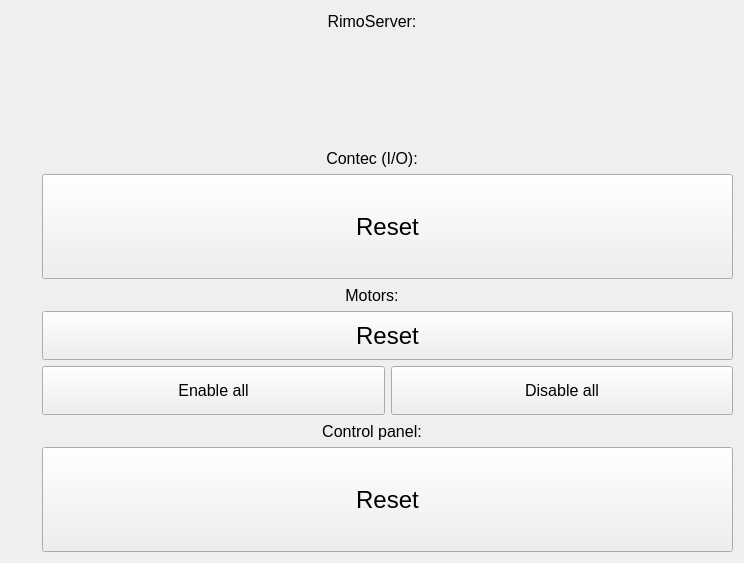
<?xml version="1.0" encoding="UTF-8"?>
<ui version="4.0">
 <class>ResetControls</class>
 <widget class="QWidget" name="ResetControls">
  <property name="geometry">
   <rect>
    <x>0</x>
    <y>0</y>
    <width>744</width>
    <height>563</height>
   </rect>
  </property>
  <property name="windowTitle">
   <string>Form</string>
  </property>
  <layout class="QVBoxLayout" name="verticalLayout">
   <item>
    <widget class="QLabel" name="label_3">
     <property name="sizePolicy">
      <sizepolicy hsizetype="Preferred" vsizetype="Fixed">
       <horstretch>0</horstretch>
       <verstretch>0</verstretch>
      </sizepolicy>
     </property>
     <property name="minimumSize">
      <size>
       <width>0</width>
       <height>20</height>
      </size>
     </property>
     <property name="font">
      <font>
       <pointsize>12</pointsize>
      </font>
     </property>
     <property name="text">
      <string>RimoServer:</string>
     </property>
     <property name="alignment">
      <set>Qt::AlignCenter</set>
     </property>
    </widget>
   </item>
   <item>
    <layout class="QHBoxLayout" name="horizontalLayout">
     <item>
      <widget class="LedIndicator" name="ledServer" native="true">
       <property name="sizePolicy">
        <sizepolicy hsizetype="Fixed" vsizetype="Preferred">
         <horstretch>0</horstretch>
         <verstretch>0</verstretch>
        </sizepolicy>
       </property>
       <property name="minimumSize">
        <size>
         <width>25</width>
         <height>0</height>
        </size>
       </property>
      </widget>
     </item>
    </layout>
   </item>
   <item>
    <widget class="QLabel" name="label_2">
     <property name="sizePolicy">
      <sizepolicy hsizetype="Preferred" vsizetype="Fixed">
       <horstretch>0</horstretch>
       <verstretch>0</verstretch>
      </sizepolicy>
     </property>
     <property name="minimumSize">
      <size>
       <width>0</width>
       <height>20</height>
      </size>
     </property>
     <property name="font">
      <font>
       <pointsize>12</pointsize>
      </font>
     </property>
     <property name="text">
      <string>Contec (I/O):</string>
     </property>
     <property name="alignment">
      <set>Qt::AlignCenter</set>
     </property>
    </widget>
   </item>
   <item>
    <layout class="QHBoxLayout" name="horizontalLayout_2">
     <item>
      <widget class="LedIndicator" name="ledContec" native="true">
       <property name="sizePolicy">
        <sizepolicy hsizetype="Fixed" vsizetype="Preferred">
         <horstretch>0</horstretch>
         <verstretch>0</verstretch>
        </sizepolicy>
       </property>
       <property name="minimumSize">
        <size>
         <width>25</width>
         <height>0</height>
        </size>
       </property>
      </widget>
     </item>
     <item>
      <widget class="QPushButton" name="resetContec">
       <property name="sizePolicy">
        <sizepolicy hsizetype="Preferred" vsizetype="Preferred">
         <horstretch>0</horstretch>
         <verstretch>0</verstretch>
        </sizepolicy>
       </property>
       <property name="font">
        <font>
         <pointsize>18</pointsize>
         <bold>false</bold>
        </font>
       </property>
       <property name="text">
        <string>Reset</string>
       </property>
      </widget>
     </item>
    </layout>
   </item>
   <item>
    <widget class="QLabel" name="label">
     <property name="sizePolicy">
      <sizepolicy hsizetype="Preferred" vsizetype="Fixed">
       <horstretch>0</horstretch>
       <verstretch>0</verstretch>
      </sizepolicy>
     </property>
     <property name="minimumSize">
      <size>
       <width>0</width>
       <height>20</height>
      </size>
     </property>
     <property name="font">
      <font>
       <pointsize>12</pointsize>
      </font>
     </property>
     <property name="text">
      <string>Motors:</string>
     </property>
     <property name="alignment">
      <set>Qt::AlignCenter</set>
     </property>
    </widget>
   </item>
   <item>
    <layout class="QGridLayout" name="motorsLayout">
     <item row="0" column="0" rowspan="2">
      <widget class="LedIndicator" name="ledMotors" native="true">
       <property name="sizePolicy">
        <sizepolicy hsizetype="Fixed" vsizetype="Preferred">
         <horstretch>0</horstretch>
         <verstretch>0</verstretch>
        </sizepolicy>
       </property>
       <property name="minimumSize">
        <size>
         <width>25</width>
         <height>0</height>
        </size>
       </property>
      </widget>
     </item>
     <item row="0" column="1">
      <widget class="QPushButton" name="resetMotors">
       <property name="sizePolicy">
        <sizepolicy hsizetype="Preferred" vsizetype="Preferred">
         <horstretch>0</horstretch>
         <verstretch>0</verstretch>
        </sizepolicy>
       </property>
       <property name="font">
        <font>
         <pointsize>18</pointsize>
         <bold>false</bold>
        </font>
       </property>
       <property name="text">
        <string>Reset</string>
       </property>
      </widget>
     </item>
     <item row="1" column="1">
      <layout class="QHBoxLayout" name="horizontalLayout_5">
       <property name="spacing">
        <number>6</number>
       </property>
       <property name="leftMargin">
        <number>0</number>
       </property>
       <property name="topMargin">
        <number>0</number>
       </property>
       <property name="rightMargin">
        <number>0</number>
       </property>
       <property name="bottomMargin">
        <number>0</number>
       </property>
       <item>
        <widget class="QPushButton" name="enableAllMotors">
         <property name="sizePolicy">
          <sizepolicy hsizetype="Expanding" vsizetype="Preferred">
           <horstretch>1</horstretch>
           <verstretch>0</verstretch>
          </sizepolicy>
         </property>
         <property name="font">
          <font>
           <pointsize>12</pointsize>
           <bold>false</bold>
          </font>
         </property>
         <property name="text">
          <string>Enable all</string>
         </property>
        </widget>
       </item>
       <item>
        <widget class="QPushButton" name="disableAllMotors">
         <property name="sizePolicy">
          <sizepolicy hsizetype="Expanding" vsizetype="Preferred">
           <horstretch>1</horstretch>
           <verstretch>0</verstretch>
          </sizepolicy>
         </property>
         <property name="font">
          <font>
           <pointsize>12</pointsize>
           <bold>false</bold>
          </font>
         </property>
         <property name="text">
          <string>Disable all</string>
         </property>
        </widget>
       </item>
      </layout>
     </item>
    </layout>
   </item>
   <item>
    <widget class="QLabel" name="label_4">
     <property name="sizePolicy">
      <sizepolicy hsizetype="Preferred" vsizetype="Fixed">
       <horstretch>0</horstretch>
       <verstretch>0</verstretch>
      </sizepolicy>
     </property>
     <property name="minimumSize">
      <size>
       <width>0</width>
       <height>20</height>
      </size>
     </property>
     <property name="font">
      <font>
       <pointsize>12</pointsize>
      </font>
     </property>
     <property name="text">
      <string>Control panel:</string>
     </property>
     <property name="alignment">
      <set>Qt::AlignCenter</set>
     </property>
    </widget>
   </item>
   <item>
    <layout class="QHBoxLayout" name="horizontalLayout_4">
     <item>
      <widget class="LedIndicator" name="ledControlPanel" native="true">
       <property name="sizePolicy">
        <sizepolicy hsizetype="Fixed" vsizetype="Preferred">
         <horstretch>0</horstretch>
         <verstretch>0</verstretch>
        </sizepolicy>
       </property>
       <property name="minimumSize">
        <size>
         <width>25</width>
         <height>0</height>
        </size>
       </property>
      </widget>
     </item>
     <item>
      <widget class="QPushButton" name="resetControlPanel">
       <property name="sizePolicy">
        <sizepolicy hsizetype="Preferred" vsizetype="Preferred">
         <horstretch>0</horstretch>
         <verstretch>0</verstretch>
        </sizepolicy>
       </property>
       <property name="font">
        <font>
         <pointsize>18</pointsize>
         <bold>false</bold>
        </font>
       </property>
       <property name="text">
        <string>Reset</string>
       </property>
      </widget>
     </item>
    </layout>
   </item>
  </layout>
 </widget>
 <customwidgets>
  <customwidget>
   <class>LedIndicator</class>
   <extends>QWidget</extends>
   <header location="global">LedIndicator.hpp</header>
   <container>1</container>
  </customwidget>
 </customwidgets>
 <resources/>
 <connections/>
</ui>
